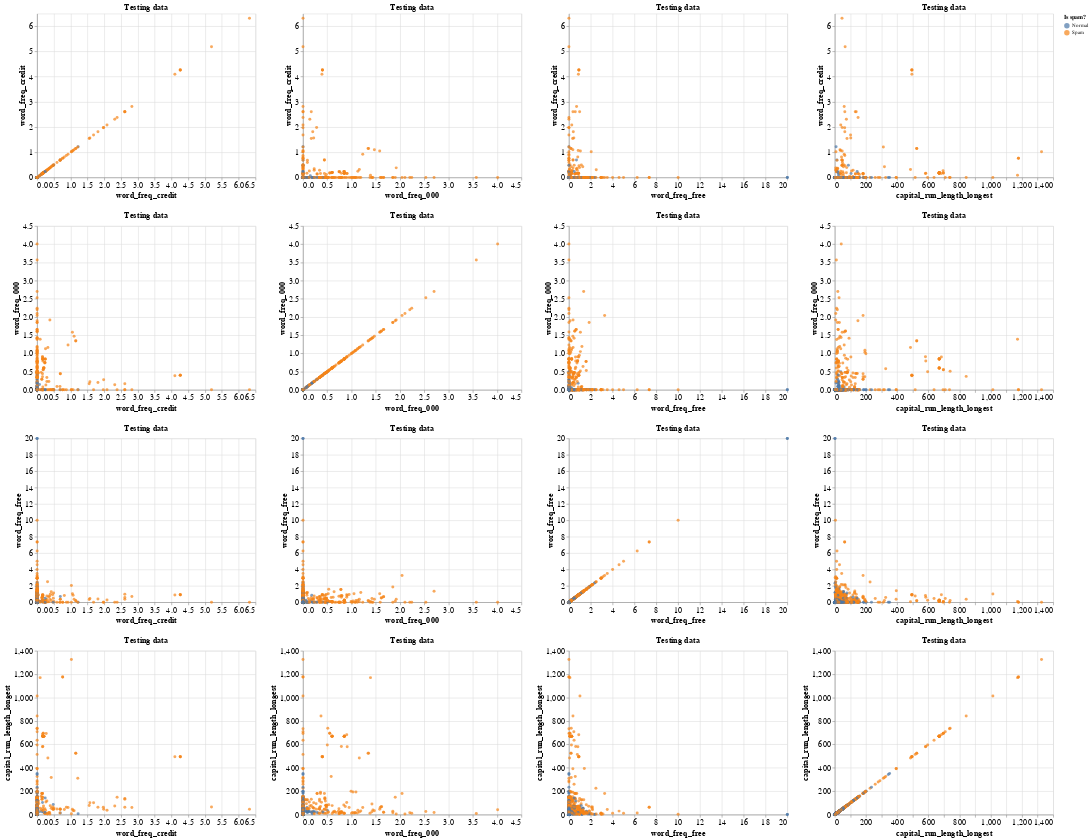

Notebook code cell kept with this figure:
### Code cell
#plotting the test data in original labels
test_plot = (alt.Chart(test_predictions, title = "Testing data").mark_circle().encode(
    x = alt.X(alt.repeat("column"), type = "quantitative"), 
    y = alt.Y(alt.repeat("row"), type = "quantitative"),
    color = alt.Color("is_spam:N", title = "Is spam?"))
               .repeat(row = ["word_freq_credit", "word_freq_000","word_freq_free","capital_run_length_longest"],
                       column = ["word_freq_credit", "word_freq_000","word_freq_free","capital_run_length_longest"])
             .configure_axis(labelFontSize = 15, titleFontSize = 15)
             .configure_title(fontSize = 15)
            )
test_plot

# unfortunatly because our test data is only 25% of the original data, filtering it to values less than 2 produced too few data points
# for a meaningful graph

### Figure 1 — Vega-Lite specification as saved in the notebook (floating-point values rounded to 4 significant figures; data arrays with more than 128 entries replaced by an {"elided": "..."} marker saying what was removed)
{"config": {"view": {"continuousWidth": 400, "continuousHeight": 300}, "axis": {"labelFontSize": 15, "titleFontSize": 15}, "title": {"fontSize": 15}}, "repeat": {"column": ["word_freq_credit", "word_freq_000", "word_freq_free", "capital_run_length_longest"], "row": ["word_freq_credit", "word_freq_000", "word_freq_free", "capital_run_length_longest"]}, "spec": {"data": {"name": "data-9046a775b6455fe3bb11ef53dc5d0cb8"}, "mark": "circle", "encoding": {"color": {"field": "is_spam", "title": "Is spam?", "type": "nominal"}, "x": {"field": {"repeat": "column"}, "type": "quantitative"}, "y": {"field": {"repeat": "row"}, "type": "quantitative"}}, "title": "Testing data"}, "$schema": "https://vega.github.io/schema/vega-lite/v4.17.0.json", "datasets": {"data-9046a775b6455fe3bb11ef53dc5d0cb8": {"elided": "1151 records"}}}
